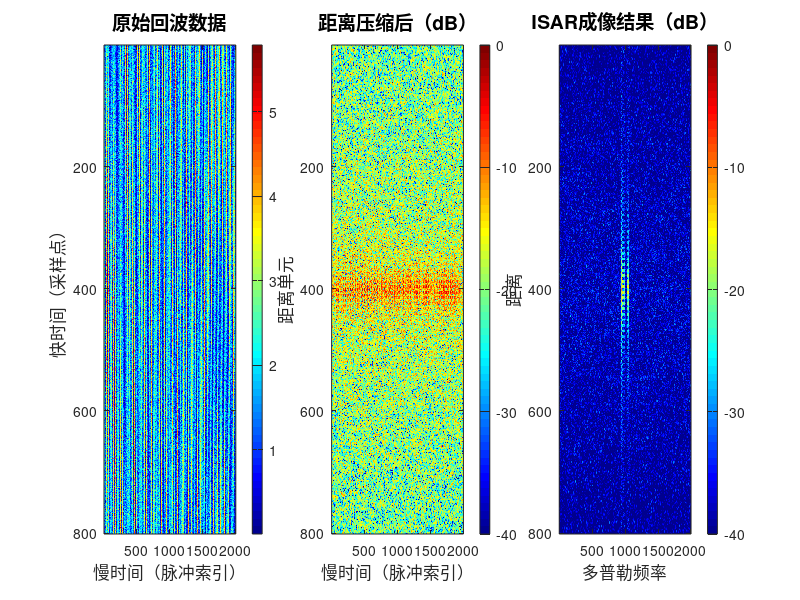

Write the MATLAB code that produced this figure.
%% ISAR成像演示 - 无人机雷达图像生成
% 作者：董旺
% 用途：快速验证ISAR成像算法
% 运行方法：直接在MATLAB里运行即可

clear; clc; close all;

fprintf('====================================\n');
fprintf('  ISAR成像演示开始\n');
fprintf('====================================\n\n');

%% 1. 雷达参数设置
fc = 28e9;              % 载波频率 28GHz (5G毫米波)
c = 3e8;                % 光速
lambda = c/fc;          % 波长
B = 400e6;              % 带宽 400MHz
Tp = 1e-6;              % 脉冲宽度 1微秒
fs = 2*B;               % 采样率
Kr = B/Tp;              % 调频率

fprintf('雷达参数:\n');
fprintf('  载波频率: %.1f GHz\n', fc/1e9);
fprintf('  带宽: %.0f MHz\n', B/1e6);
fprintf('  距离分辨率: %.2f cm\n\n', c/(2*B)*100);

%% 2. 无人机目标模型（4个散射点）
% 模拟一个十字形无人机
target_points = [
    0,    0,    0;      % 中心点
    0.3,  0,    0;      % 右臂
   -0.3,  0,    0;      % 左臂
    0,    0.25, 0       % 前臂
];
num_points = size(target_points, 1);

fprintf('目标设置:\n');
fprintf('  散射点数量: %d 个\n\n', num_points);

%% 3. 观测参数
omega = 0.5;            % 旋转角速度 0.5 rad/s
T_obs = 2;              % 观测时间 2秒
PRF = 1000;             % 脉冲重复频率
slow_time = 0:1/PRF:T_obs;
num_pulses = length(slow_time);

fprintf('观测参数:\n');
fprintf('  观测时间: %.1f 秒\n', T_obs);
fprintf('  脉冲数量: %d\n\n', num_pulses);

%% 4. 生成回波数据
fprintf('正在生成回波数据...\n');

fast_time = 0:1/fs:Tp;
num_samples = length(fast_time);
echo = zeros(num_samples, num_pulses);

R0 = 1000;  % 初始距离 1000米

for p = 1:num_pulses
    theta = omega * slow_time(p);  % 当前旋转角度
    
    for k = 1:num_points
        % 计算旋转后的坐标
        x_rot = target_points(k,1)*cos(theta) - target_points(k,2)*sin(theta);
        y_rot = target_points(k,1)*sin(theta) + target_points(k,2)*cos(theta);
        
        % 计算瞬时距离
        R = R0 + y_rot;
        % 使用相对时延（已补偿参考距离R0的固定时延）
        % 若用绝对时延 tau=2R/c≈6.67μs >> fast_time上限1μs，信号会被因果性约束全部清零
        tau = 2*(R - R0)/c;  % 相对时延（量级约±2ns，远小于1μs快时间窗口）

        % 生成线性调频信号（相位保留绝对距离R，用于记录旋转多普勒信息）
        sig = exp(1j*pi*Kr*(fast_time - tau).^2) .* ...
              exp(-1j*4*pi*fc*R/c);
        
        echo(:, p) = echo(:, p) + sig';
    end
    
    % 显示进度
    if mod(p, 400) == 0
        fprintf('  进度: %d/%d\n', p, num_pulses);
    end
end

% 加入噪声
SNR_dB = 10;
try
    echo = awgn(echo, SNR_dB, 'measured');
catch
    % 没有 Communications Toolbox，手动添加高斯白噪声
    signal_power = mean(abs(echo(:)).^2);
    noise_power = signal_power / (10^(SNR_dB/10));
    noise = sqrt(noise_power/2) * (randn(size(echo)) + 1j*randn(size(echo)));
    echo = echo + noise;
end

fprintf('  回波数据生成完成！\n\n');

%% 5. 距离压缩（匹配滤波）
fprintf('正在进行距离压缩...\n');

ref_signal = exp(1j*pi*Kr*fast_time.^2);
matched_filter = conj(fliplr(ref_signal));

range_compressed = zeros(size(echo));
for p = 1:num_pulses
    range_compressed(:,p) = conv(echo(:,p), matched_filter, 'same');
end

fprintf('  距离压缩完成！\n\n');

%% 6. 方位压缩（FFT）
fprintf('正在进行方位压缩...\n');

isar_image = fftshift(fft(range_compressed, [], 2), 2);

fprintf('  方位压缩完成！\n\n');

%% 7. 显示结果
fprintf('正在生成图像...\n');

figure('Name', 'ISAR成像结果', 'Position', [100, 100, 1400, 500]);
set(gcf, 'Color', 'w');

% 子图1：原始回波
subplot(1,3,1);
imagesc(abs(echo));
colormap(jet);
colorbar;
title('原始回波数据', 'FontSize', 14);
xlabel('慢时间（脉冲索引）', 'FontSize', 12);
ylabel('快时间（采样点）', 'FontSize', 12);

% 子图2：距离压缩后（归一化dB显示，便于观察幅度分布）
subplot(1,3,2);
rc_norm = 20*log10(abs(range_compressed)/max(abs(range_compressed(:))) + eps);
imagesc(rc_norm);
colorbar;
title('距离压缩后（dB）', 'FontSize', 14);
xlabel('慢时间（脉冲索引）', 'FontSize', 12);
ylabel('距离单元', 'FontSize', 12);
caxis([-40 0]);

% 子图3：ISAR图像（归一化后再显示，caxis[-40,0]才有意义）
subplot(1,3,3);
isar_norm = 20*log10(abs(isar_image)/max(abs(isar_image(:))) + eps);
imagesc(isar_norm);
colorbar;
title('ISAR成像结果（dB）', 'FontSize', 14);
xlabel('多普勒频率', 'FontSize', 12);
ylabel('距离', 'FontSize', 12);
caxis([-40 0]);

% 保存图像
saveas(gcf, 'isar_result.png');
fprintf('  图像已保存为 isar_result.png\n\n');

%% 8. 性能报告
fprintf('====================================\n');
fprintf('  成像性能总结\n');
fprintf('====================================\n');
fprintf('距离分辨率: %.2f cm\n', c/(2*B)*100);
fprintf('方位分辨率: %.2f cm\n', lambda/(2*omega*T_obs)*100);
fprintf('图像大小: %d x %d\n', size(isar_image,1), size(isar_image,2));
fprintf('====================================\n');
fprintf('演示完成！请查看生成的图像。\n');
fprintf('====================================\n');
